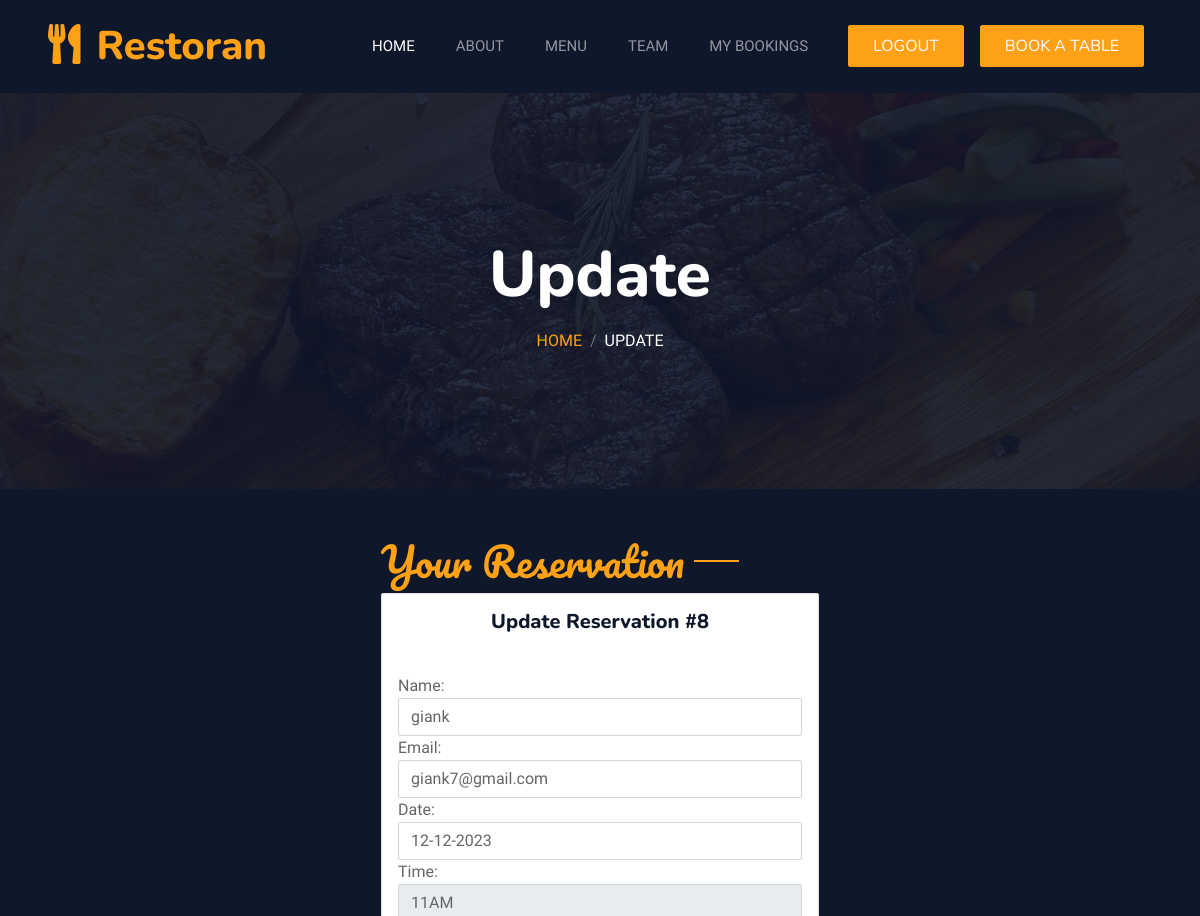
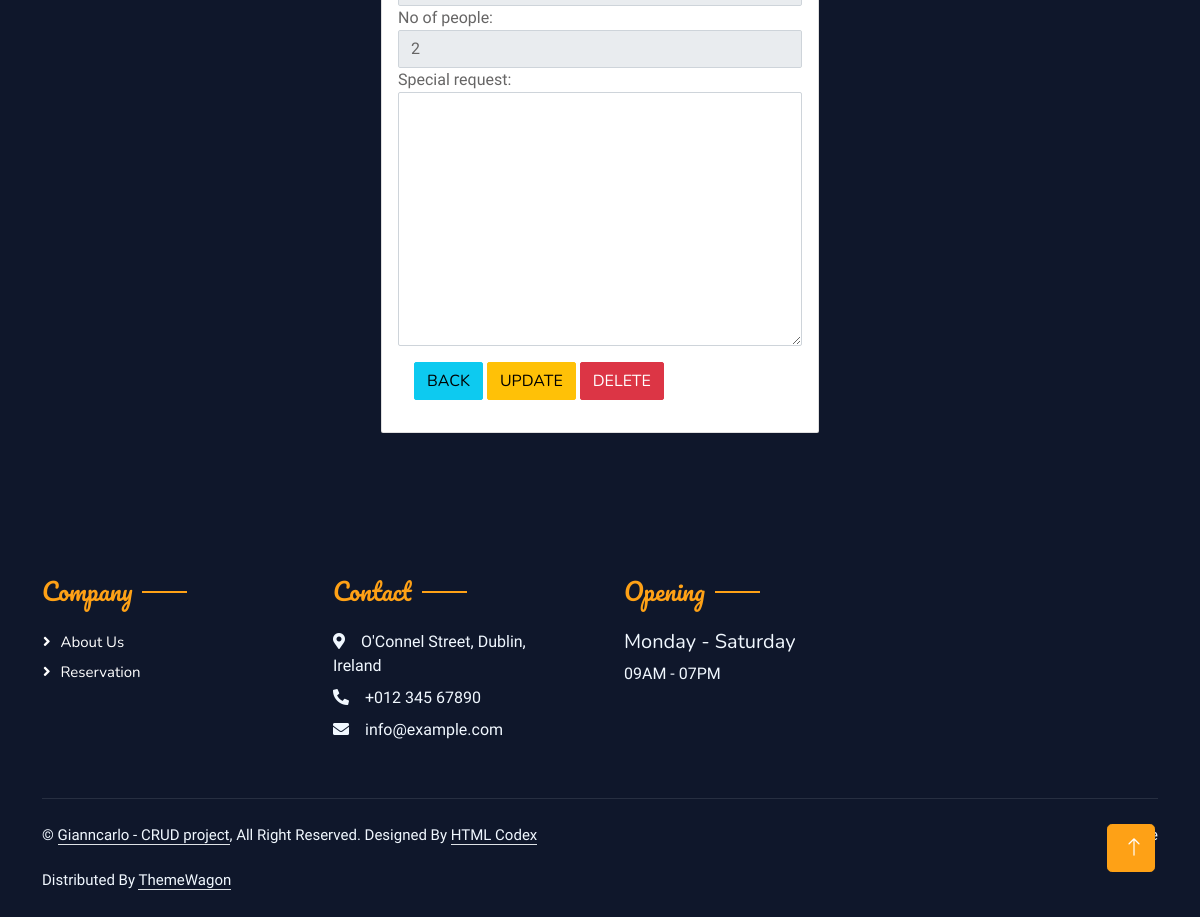
Page /profile/update_list/8/ (signed in) on the committed database (2 pictures, top to bottom).
### profiles/models.py (models this page shows, shortened)
class Reservation(models.Model):
    user = models.ForeignKey(User, on_delete=models.CASCADE)
    name = models.CharField(max_length=255)
    email = models.EmailField()
    date = models.DateField()
    time = models.IntegerField(choices=[
        (9, '9AM'),
        (10, '10AM'),
        (11, '11AM'),
        (12, '12M'),
        (13, '1PM'),
        (14, '2PM'),
        (15, '3PM'),
        (16, '4PM'),
        (17, '5PM'),
        (18, '6PM'),
    ])
    no_of_people = models.IntegerField(choices=[
        (1, '1'),
        (2, '2'),
        (3, '3'),
        (4, '4'),
        (5, '5'),
    ])
    special_request = models.TextField(blank=True)

### profiles/views.py (the view)
# urls.py: path('update_list/<id>/', views.update_list, name='update_list'),
def update_list(request, id):
    reservation = get_object_or_404(Reservation, pk=id)
    form = ReservationForm(request.POST or None, instance=reservation)
    if request.method == 'POST':
        if form.is_valid():
            form.save()
            return redirect('reservation_list')
    return render(request, 'update_reservation.html',
                  {'reservation': reservation,
                   'form': form})

### profiles/forms.py
class ReservationForm(forms.ModelForm):
    date = forms.DateField(
        input_formats=settings.DATE_INPUT_FORMATS,
        help_text="Enter the date in dd-mm-yyyy format"
    )
    class Meta:
        model = Reservation
        fields = ['name', 'email', 'date', 'time',
                  'no_of_people', 'special_request']
    def __init__(self, *args, **kwargs):
        super().__init__(*args, **kwargs)
        self.fields['name'].widget.attrs['class'] = 'form-control'
        self.fields['email'].widget.attrs['class'] = 'form-control'
        self.fields['date'].widget.attrs['class'] = 'form-control'
        self.fields['time'].widget.attrs['class'] = 'form-control'
        self.fields['no_of_people'].widget.attrs['class'] = 'form-control'
        self.fields['special_request'].widget.attrs['class'] = 'form-control'

### profiles/templates/update_reservation.html (shortened to what this page needs)
{% extends "base.html" %}
{% load static %}
{% block content %}
{% if user.is_authenticated %}
{% include 'includes/update_list.html' %}
{% endif %}
{% endblock %}

### templates/includes/update_list.html (shortened to what this page needs)
<div class="container-xxl py-5 bg-dark hero-header">
    <div class="container text-center my-5 pt-5 pb-4">
        <h1 class="display-3 text-white mb-3 animated slideInDown">Update</h1>
        <nav aria-label="breadcrumb">
            <ol class="breadcrumb justify-content-center text-uppercase">
                <li class="breadcrumb-item"><a href="{% url 'home' %}">Home</a></li>
                <li class="breadcrumb-item text-white active" aria-current="page">Update</li>
            </ol>
        </nav>
    </div>
</div>
<div id="reservation" class="container-xxl px-0 wow fadeInUp" data-wow-delay="0.1s">
    <div class="row g-0">
        <div class="col-md-12 bg-dark d-flex align-items-center">
            <div class="mx-auto p-5 wow fadeInUp" data-wow-delay="0.2s">
                <h1 class="section-title ff-secondary text-start text-primary fw-normal">Your Reservation</h1>
                <div class="container-xxl px-0 wow fadeInUp" data-wow-delay="0.1s">
                    <div class="col">
                        <div class="card">
                            <div class="card-body">
                                <h5 class="text-center card-title">Update Reservation #{{ reservation.id }}</h5>
                            </div>
                            <form class="p3" action="" method="POST">
                                <div class="form-group">
                                    <label for="{{ form.name.id_for_label }}">Name:</label>
                                    {{ form.name }}
                                </div>
                                <div class="form-group">
                                    <label for="{{ form.email.id_for_label }}">Email:</label>
                                    {{ form.email }}
                                </div>
                                <div class="form-group">
                                    <label for="id_date">Date:</label>
                                    <input type="text" id="id_date" name="date" value="{{ reservation.date|date:'d-m-Y' }}" class="form-control" required>
                                </div>
                                <div class="form-group">
                                    <label for="{{ form.time.id_for_label }}">Time:</label>
                                    {{ form.time }}
                                </div>
                                <div class="form-group">
                                    <label for="{{ form.no_of_people.id_for_label }}">No of people:</label>
                                    {{ form.no_of_people }}
                                </div>
                                <div class="form-group">
                                    <label for="{{ form.special_request.id_for_label }}">Special request:</label>
                                    {{ form.special_request }}
                                </div>
                                <div class="card-body">
                                    <a href="{% url 'reservation_list' %}" class="btn btn-info">Back</a>
                                    <input value="Update" type="submit" class="btn btn-warning" href="{% url 'reservation_list' %}">
                                    <a href="#" class="btn btn-danger">Delete</a>
                                </div>
                            </form>
                        </div>
                    </div>
                </div>
            </div>
        </div>
    </div>
</div>

### static/css/style.css (style rules this page uses)
:root { --primary: #FEA116; --light: #F1F8FF; --dark: #0F172B; }
.text-primary { color: var(--primary) !important; }
form { padding: 1rem; }
.ff-secondary { font-family: 'Pacifico', cursive; }
.btn { font-family: 'Nunito', sans-serif; font-weight: 500; text-transform: uppercase; transition: .5s; }
.hero-header { background: linear-gradient(rgba(15, 23, 43, .9), rgba(15, 23, 43, .9)), url(../img/bg-hero.jpg); background-position: center center; background-repeat: no-repeat; background-size: cover; }
.breadcrumb-item + .breadcrumb-item::before { color: rgba(255, 255, 255, .5); }
.section-title { position: relative; display: inline-block; }
.section-title::before { position: absolute; content: ""; width: 45px; height: 2px; top: 50%; left: -55px; margin-top: -1px; background: var(--primary); }
.section-title::after { position: absolute; content: ""; width: 45px; height: 2px; top: 50%; right: -55px; margin-top: -1px; background: var(--primary); }
.section-title.text-start::before, .section-title.text-end::after { display: none; }

### rows in the picture
Reservation: id "8", name "giank", email "giank7@gmail.com", date "12-12-2023", time "11AM", no_of_people "2"
